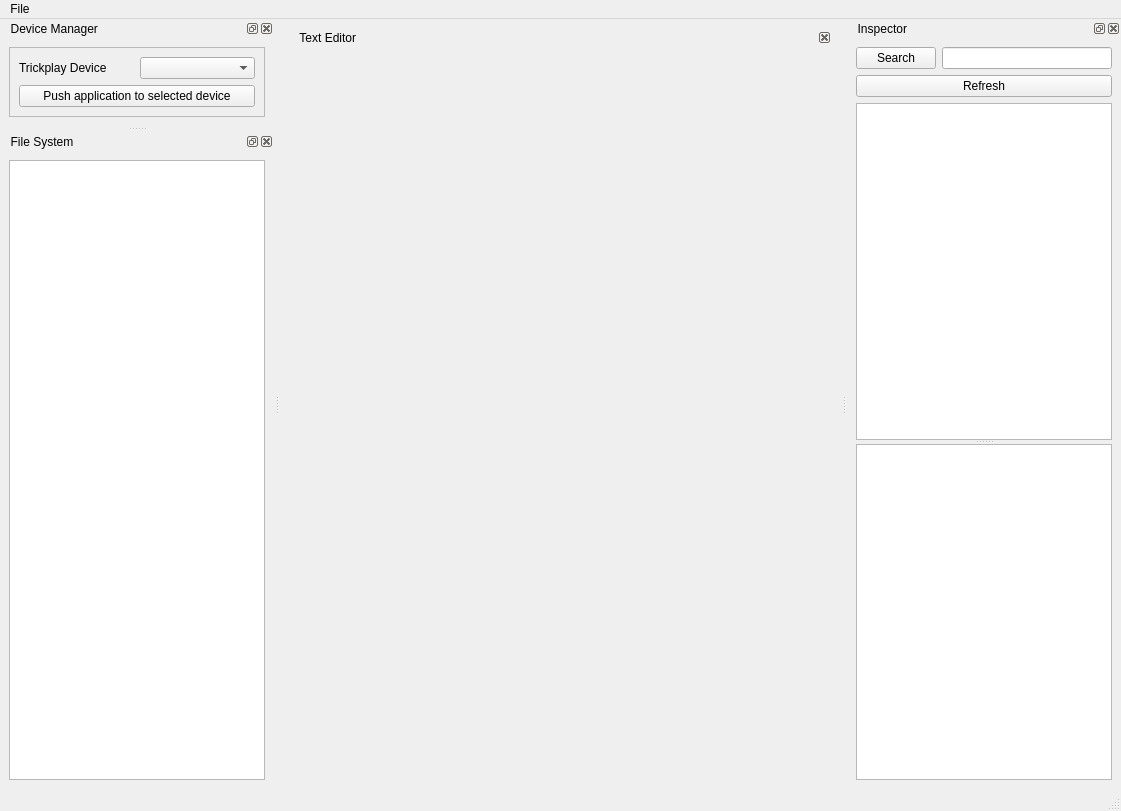
<?xml version="1.0" encoding="UTF-8"?>
<ui version="4.0">
 <class>MainWindow</class>
 <widget class="QMainWindow" name="MainWindow">
  <property name="enabled">
   <bool>true</bool>
  </property>
  <property name="geometry">
   <rect>
    <x>0</x>
    <y>0</y>
    <width>1121</width>
    <height>811</height>
   </rect>
  </property>
  <property name="sizePolicy">
   <sizepolicy hsizetype="Ignored" vsizetype="Ignored">
    <horstretch>0</horstretch>
    <verstretch>0</verstretch>
   </sizepolicy>
  </property>
  <property name="cursor">
   <cursorShape>ArrowCursor</cursorShape>
  </property>
  <property name="windowTitle">
   <string>Trickplay Editor</string>
  </property>
  <widget class="QWidget" name="centralwidget">
   <layout class="QGridLayout" name="gridLayout_4">
    <item row="0" column="0">
     <widget class="QDockWidget" name="dockWidget_4">
      <property name="acceptDrops">
       <bool>true</bool>
      </property>
      <property name="features">
       <set>QDockWidget::DockWidgetClosable</set>
      </property>
      <property name="windowTitle">
       <string>  Text Editor</string>
      </property>
      <widget class="QWidget" name="editorDockBox">
       <layout class="QGridLayout" name="gridLayout">
        <item row="0" column="1">
         <layout class="QHBoxLayout" name="editorDock"/>
        </item>
       </layout>
      </widget>
     </widget>
    </item>
   </layout>
  </widget>
  <widget class="QMenuBar" name="menubar">
   <property name="geometry">
    <rect>
     <x>0</x>
     <y>0</y>
     <width>1121</width>
     <height>25</height>
    </rect>
   </property>
   <widget class="QMenu" name="menuFile">
    <property name="title">
     <string>File</string>
    </property>
    <addaction name="action_Save"/>
    <addaction name="action_Exit"/>
   </widget>
   <addaction name="menuFile"/>
  </widget>
  <widget class="QDockWidget" name="dockWidget_2">
   <property name="enabled">
    <bool>true</bool>
   </property>
   <property name="contextMenuPolicy">
    <enum>Qt::NoContextMenu</enum>
   </property>
   <property name="features">
    <set>QDockWidget::AllDockWidgetFeatures</set>
   </property>
   <property name="windowTitle">
    <string>  Inspector</string>
   </property>
   <attribute name="dockWidgetArea">
    <number>2</number>
   </attribute>
   <widget class="QWidget" name="dockWidgetContents_2">
    <layout class="QGridLayout" name="gridLayout_2">
     <item row="0" column="0">
      <layout class="QHBoxLayout" name="horizontalLayout_5">
       <item>
        <widget class="QPushButton" name="button_Search">
         <property name="text">
          <string>Search</string>
         </property>
        </widget>
       </item>
       <item>
        <widget class="QLineEdit" name="lineEdit">
         <property name="text">
          <string/>
         </property>
        </widget>
       </item>
      </layout>
     </item>
     <item row="1" column="0">
      <widget class="QPushButton" name="button_Refresh">
       <property name="text">
        <string>Refresh</string>
       </property>
      </widget>
     </item>
     <item row="2" column="0">
      <widget class="QSplitter" name="splitter_2">
       <property name="orientation">
        <enum>Qt::Vertical</enum>
       </property>
       <widget class="QTreeView" name="inspector">
        <property name="minimumSize">
         <size>
          <width>100</width>
          <height>0</height>
         </size>
        </property>
        <property name="alternatingRowColors">
         <bool>true</bool>
        </property>
        <property name="uniformRowHeights">
         <bool>true</bool>
        </property>
        <attribute name="headerDefaultSectionSize">
         <number>150</number>
        </attribute>
       </widget>
       <widget class="QTreeView" name="property">
        <property name="minimumSize">
         <size>
          <width>100</width>
          <height>0</height>
         </size>
        </property>
        <property name="alternatingRowColors">
         <bool>true</bool>
        </property>
        <property name="uniformRowHeights">
         <bool>true</bool>
        </property>
        <attribute name="headerDefaultSectionSize">
         <number>150</number>
        </attribute>
       </widget>
      </widget>
     </item>
    </layout>
   </widget>
  </widget>
  <widget class="QDockWidget" name="dockWidget_3">
   <property name="sizePolicy">
    <sizepolicy hsizetype="Preferred" vsizetype="Fixed">
     <horstretch>0</horstretch>
     <verstretch>0</verstretch>
    </sizepolicy>
   </property>
   <property name="windowTitle">
    <string>  Device Manager</string>
   </property>
   <attribute name="dockWidgetArea">
    <number>1</number>
   </attribute>
   <widget class="QWidget" name="dockWidgetContents_4">
    <layout class="QVBoxLayout" name="verticalLayout">
     <item>
      <widget class="QFrame" name="frame">
       <property name="sizePolicy">
        <sizepolicy hsizetype="Preferred" vsizetype="Fixed">
         <horstretch>0</horstretch>
         <verstretch>0</verstretch>
        </sizepolicy>
       </property>
       <property name="frameShape">
        <enum>QFrame::StyledPanel</enum>
       </property>
       <property name="frameShadow">
        <enum>QFrame::Raised</enum>
       </property>
       <layout class="QVBoxLayout" name="verticalLayout_4">
        <item>
         <layout class="QHBoxLayout" name="horizontalLayout_3">
          <item>
           <widget class="QLabel" name="label_3">
            <property name="text">
             <string>Trickplay Device</string>
            </property>
           </widget>
          </item>
          <item>
           <widget class="QComboBox" name="deviceComboBox"/>
          </item>
         </layout>
        </item>
        <item>
         <widget class="QPushButton" name="pushAppButton">
          <property name="text">
           <string>Push application to selected device</string>
          </property>
         </widget>
        </item>
       </layout>
      </widget>
     </item>
    </layout>
   </widget>
  </widget>
  <widget class="QDockWidget" name="dockWidget">
   <property name="sizePolicy">
    <sizepolicy hsizetype="Maximum" vsizetype="Expanding">
     <horstretch>0</horstretch>
     <verstretch>0</verstretch>
    </sizepolicy>
   </property>
   <property name="floating">
    <bool>false</bool>
   </property>
   <property name="features">
    <set>QDockWidget::AllDockWidgetFeatures</set>
   </property>
   <property name="windowTitle">
    <string comment="texty7" extracomment="texty">  File System</string>
   </property>
   <attribute name="dockWidgetArea">
    <number>1</number>
   </attribute>
   <widget class="QWidget" name="dockWidgetContents">
    <layout class="QGridLayout" name="gridLayout_3">
     <item row="0" column="0">
      <layout class="QVBoxLayout" name="verticalLayout_3">
       <item>
        <widget class="QTreeView" name="fileSystem">
         <property name="dragEnabled">
          <bool>true</bool>
         </property>
         <property name="dragDropMode">
          <enum>QAbstractItemView::DragOnly</enum>
         </property>
        </widget>
       </item>
      </layout>
     </item>
    </layout>
   </widget>
  </widget>
  <widget class="QStatusBar" name="statusbar"/>
  <action name="actionExit">
   <property name="text">
    <string>Exit</string>
   </property>
  </action>
  <action name="action_Exit">
   <property name="text">
    <string>&amp;Exit</string>
   </property>
   <property name="shortcut">
    <string>Ctrl+Q</string>
   </property>
   <property name="menuRole">
    <enum>QAction::QuitRole</enum>
   </property>
  </action>
  <action name="action_Save">
   <property name="text">
    <string>&amp;Save</string>
   </property>
   <property name="shortcut">
    <string>Ctrl+S</string>
   </property>
  </action>
  <zorder>dockWidget_2</zorder>
  <zorder>dockWidget</zorder>
  <zorder>dockWidget_3</zorder>
 </widget>
 <tabstops>
  <tabstop>fileSystem</tabstop>
  <tabstop>button_Search</tabstop>
  <tabstop>lineEdit</tabstop>
  <tabstop>inspector</tabstop>
  <tabstop>property</tabstop>
 </tabstops>
 <resources/>
 <connections>
  <connection>
   <sender>lineEdit</sender>
   <signal>returnPressed()</signal>
   <receiver>button_Search</receiver>
   <slot>click()</slot>
   <hints>
    <hint type="sourcelabel">
     <x>1110</x>
     <y>86</y>
    </hint>
    <hint type="destinationlabel">
     <x>867</x>
     <y>86</y>
    </hint>
   </hints>
  </connection>
 </connections>
</ui>
